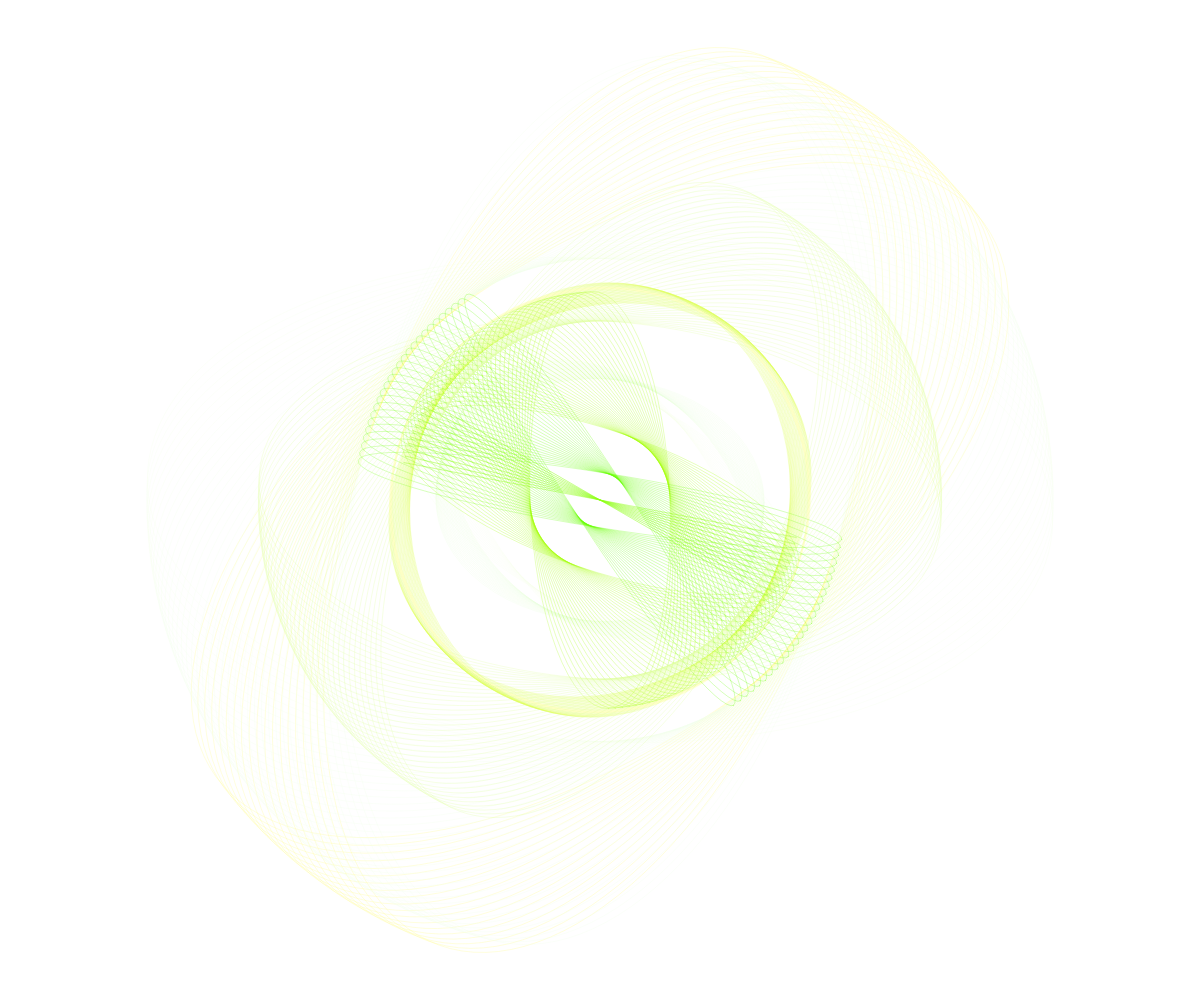
Frame 1 (no input)
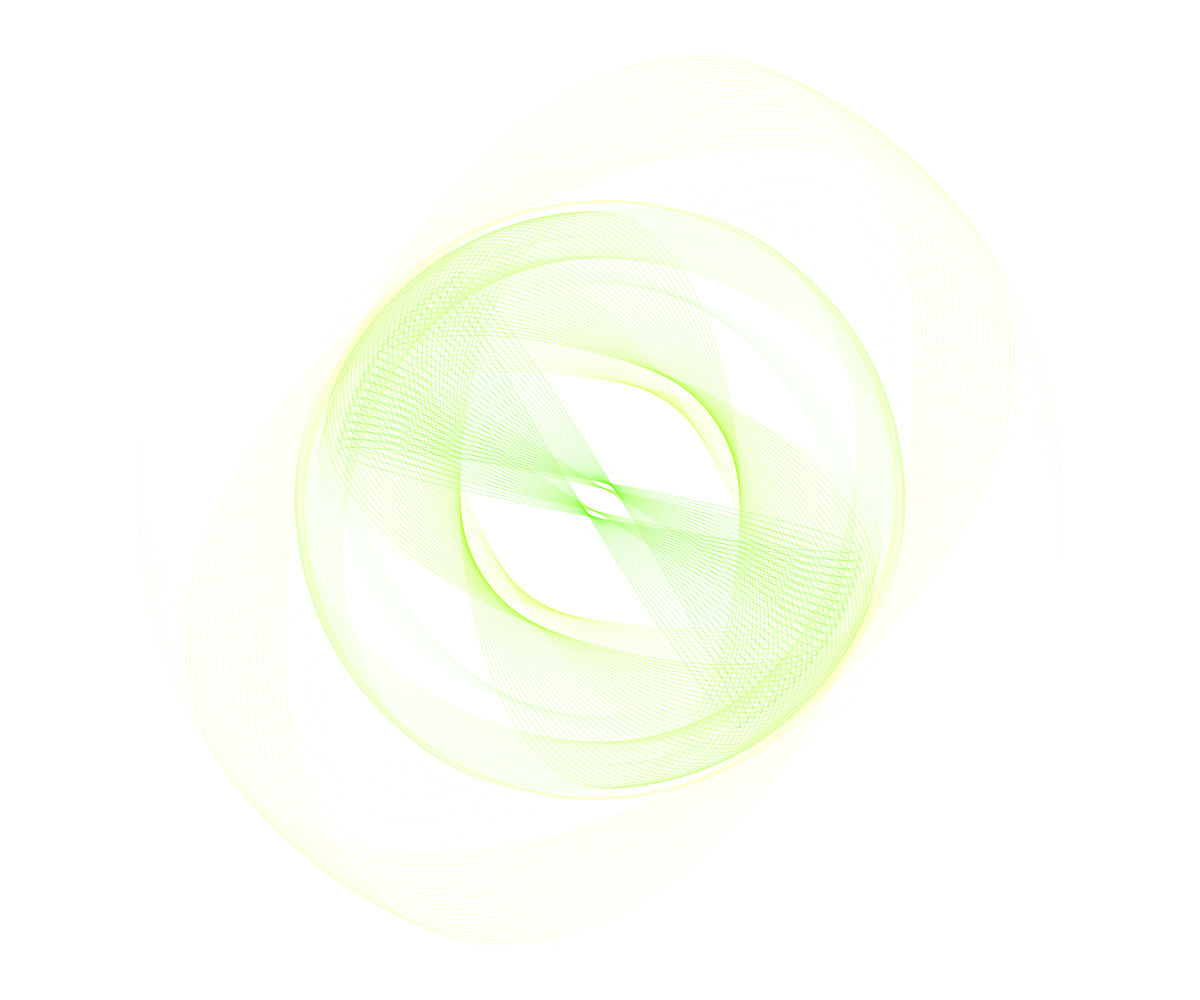
Frame 60 (no input)
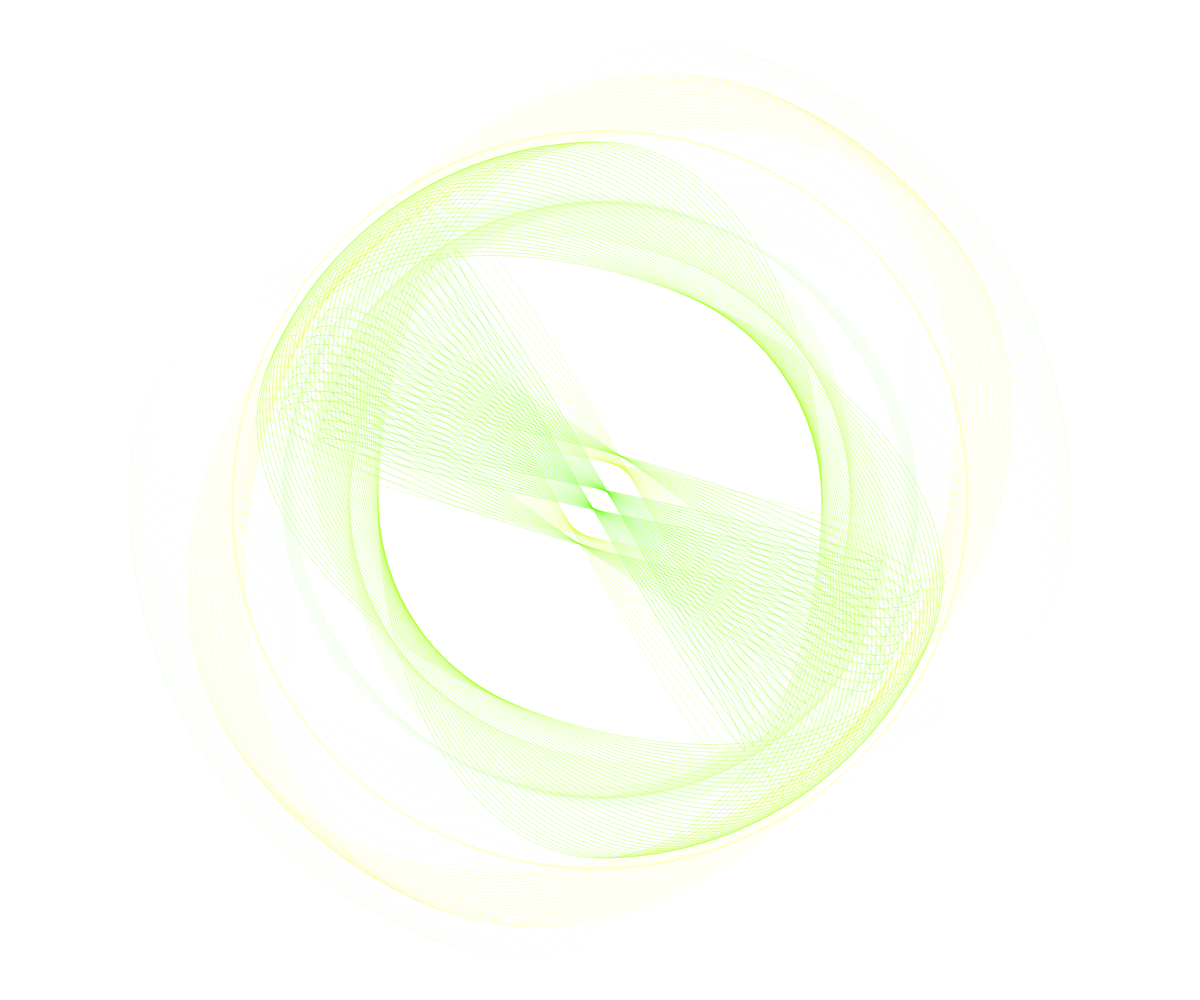
Frame 120 (the mouse pressed at the canvas centre since frame 60)

The p5.js sketch that drew these frames (run headless with seeded random() and noise() and a simulated clock; from frame 60 on, the mouse is pressed at the canvas centre):

// p5.js sketch
// ── sketch.js
let num = 10;
let arr = [];

function setup() {
    createCanvas(windowWidth, windowHeight);
    for (let i = 0; i < num; i++) {
        // arr[i] = new f(random(width), random(height));
        arr[i] = new f(width / 2, height / 2);
    }
    //print(arr);
}

function draw() {
   background(255);
    clear();
    for (let i = 0; i < arr.length; i++) {
        arr[i].display();
        arr[i].move();
    }
}

class f {
    constructor(x, y) {

        this.x = x;
        this.y = y;
        this.w = random(5, 10);
        this.h = random(5, 10);
        this.wX = random(200, width);
        this.hX = random(200, height);
        this.r = random(-0.01, 0.01);
        this.b = random(0.001, 0.01);
        this.num = floor(random(10, 50));
        this.col = floor(random(50, 100));
        this.degrees = 0;
        this.newDeg = 0;
        this.newDegR = random(0.01, 0.05);
        this.al = floor(random(2, 100));
        this.d = random(0, 180);
        this.ex = random(0, 10);
    }

    display() {
        noFill();
        colorMode(HSB, 360, 100, 30);
        blendMode(BLEND);

        stroke(this.col,this.al,100, 40);
        strokeWeight(0.25);

    }

    move() {
        this.degrees = this.d;
        this.w = map(sin(this.r), -1, 1, 0, this.wX);
        this.h = map(sin(this.r + this.ex), -1, 1, 0, this.wX);

        for (let i = 0; i < this.num; i++) {
            push();
            translate(this.x, this.y);
            rotate(radians(this.degrees / TWO_PI));
            rotate(radians(this.newDeg));
            ellipse(0, 0, this.w, this.h);
            pop();
            this.degrees = this.degrees + 12;
        }
        this.newDeg = this.newDeg + this.newDegR;
        this.r = this.r + this.b;
    }

}
